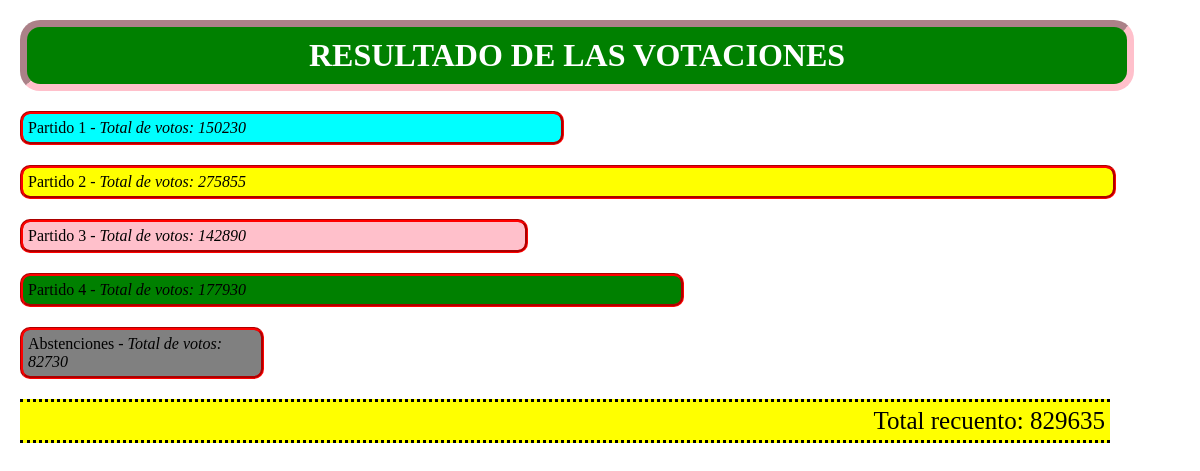
The page / on the database its author committed.
### principal/models.py (models this page shows)
class Voto(models.Model):
    partido = models.TextField()
    color = models.TextField()
    votos = models.IntegerField()

### principal/views.py (the view)
# urls.py: path('', views.lista_votos, name="lista"),
def lista_votos(request):
    votos = Voto.objects.all()
    maximo = 0
    total = 0
    for elem in votos:
        total += elem.votos
        if elem.votos > maximo:
            maximo = elem.votos
    for elem in votos:
        elem.largo = int((elem.votos * 100) / maximo) - 10
    return render(request, 'grafico.html', {'lista': votos, 'totales': total})

### principal/templates/grafico.html (shortened to what this page needs)
{% load static %}
<html>
<head>
    <link rel="stylesheet" href="{% static "estilos.css" %}" type="text/css">
</head>
<body>
    <h1>RESULTADO DE LAS VOTACIONES</h1>
    {% for elemento in lista %}
    <div class="barra" style="background-color: {{elemento.color}}; width: {{elemento.largo}}%">
        {{elemento.partido}} - <i>Total de votos: {{elemento.votos}}</i></div>
    {% endfor %}
    <p class="totales">Total recuento: {{ totales }}</p>
</body>
</html>

### principal/static/estilos.css (style rules this page uses)
* { margin: 0px; padding: 0px; }
h1 { display: block; width: 90%; padding: 10px; margin: 20px; background-color: green; border: 7px solid pink; border-radius: 20px; border-style: inset; text-align: center; color: white; }
.barra { display: block; width: 20%; padding: 5px; margin: 20px 20px 20px 20px; border: 3px solid red; border-radius: 10px; border-style: groove; overflow: visible; }
.totales { text-align: right; width: 90%; font-size: 25px; padding: 5px; margin: 20px; background-color: yellow; border: 7px none solid red; border-style: dotted; border-left: none; border-right: none; }

### rows shown on the page
Voto: {{ elemento.largo }} 44 (drawn), partido "Partido 1", votos "150230"
Voto: {{ elemento.largo }} 90 (drawn), partido "Partido 2", votos "275855"
Voto: {{ elemento.largo }} 41 (drawn), partido "Partido 3", votos "142890"
Voto: {{ elemento.largo }} 54 (drawn), partido "Partido 4", votos "177930"
Voto: {{ elemento.largo }} 19 (drawn), partido "Abstenciones", votos "82730"

### other values the page prints
{{ totales }} "829635"
